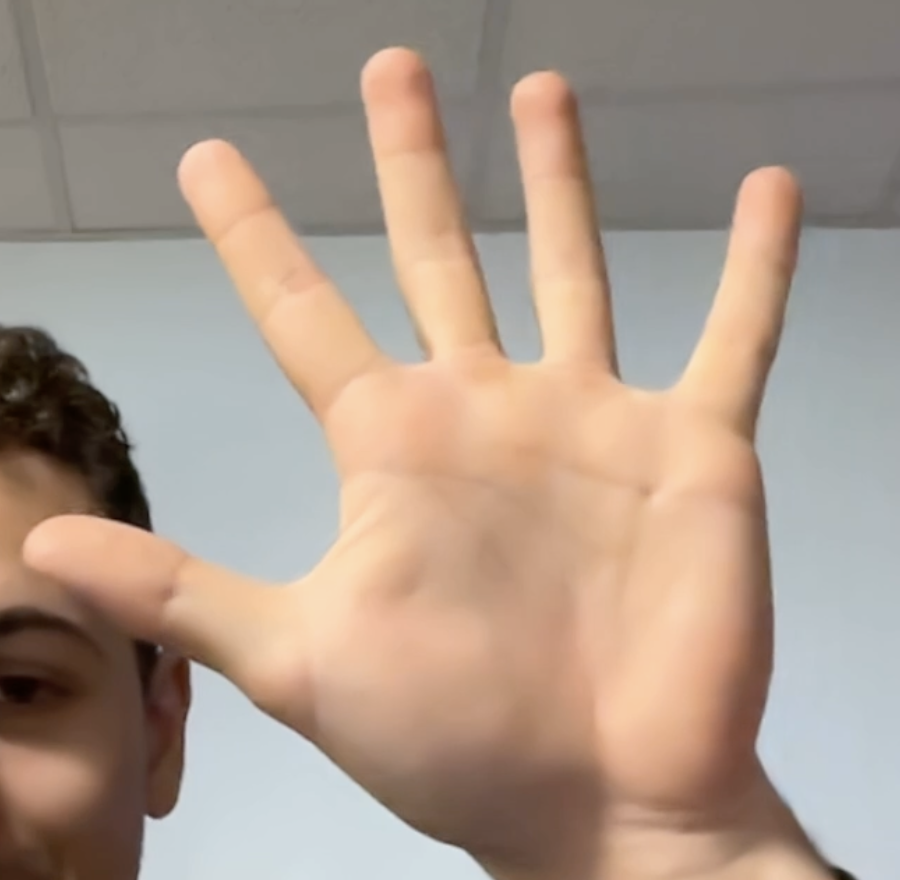
#> input picture database/hands/hand_1.png, 900 x 880 px, found by its file name
$ python pre_traitement.py
#> lines starting #> are read from the running program, lines starting #| are printed output that depends on the picture; after the words box and inside, x2 and y2 are one past the last pixel; in counts of white or black regions, pixels touching at a corner belong together
### code/utils/utils.py
import numpy as np
import cv2


def stackImages(scale, imgArray):
    rows = len(imgArray)
    cols = len(imgArray[0])
    rowsAvailable = isinstance(imgArray[0], list)
    width = imgArray[0][0].shape[1]
    height = imgArray[0][0].shape[0]
    if rowsAvailable:
        for x in range(0, rows):
            for y in range(0, cols):
                if imgArray[x][y].shape[:2] == imgArray[0][0].shape[:2]:
                    imgArray[x][y] = cv2.resize(
                        imgArray[x][y], (0, 0), None, scale, scale
                    )
                else:
                    imgArray[x][y] = cv2.resize(
                        imgArray[x][y],
                        (imgArray[0][0].shape[1], imgArray[0][0].shape[0]),
                        None,
                        scale,
                        scale,
                    )
                if len(imgArray[x][y].shape) == 2:
                    imgArray[x][y] = cv2.cvtColor(imgArray[x][y], cv2.COLOR_GRAY2BGR)
        imageBlank = np.zeros((height, width, 3), np.uint8)
        hor = [imageBlank] * rows
        hor_con = [imageBlank] * rows
        for x in range(0, rows):
            hor[x] = np.hstack(imgArray[x])
        ver = np.vstack(hor)
    else:
        for x in range(0, rows):
            if imgArray[x].shape[:2] == imgArray[0].shape[:2]:
                imgArray[x] = cv2.resize(imgArray[x], (0, 0), None, scale, scale)
            else:
                imgArray[x] = cv2.resize(
                    imgArray[x],
                    (imgArray[0].shape[1], imgArray[0].shape[0]),
                    None,
                    scale,
                    scale,
                )
            if len(imgArray[x].shape) == 2:
                imgArray[x] = cv2.cvtColor(imgArray[x], cv2.COLOR_GRAY2BGR)
        hor = np.hstack(imgArray)
        ver = hor
    return ver


# [9 lines that do not run on import are left out]

### code/pre_traitement.py
import cv2
import math
from utils import stackImages
import random
import numpy as np

# Blank image
imgBlank = np.zeros((640, 480), np.uint8)

# Load the picture
img = cv2.imread("database/hands/hand_1.png")
#> img is the input picture: shape (880, 900, 3); mean B, G, R 138.8, 153.2, 172
if img is None:
    print("Could not read the image.")
    exit()
img = cv2.resize(img, (640, 480))
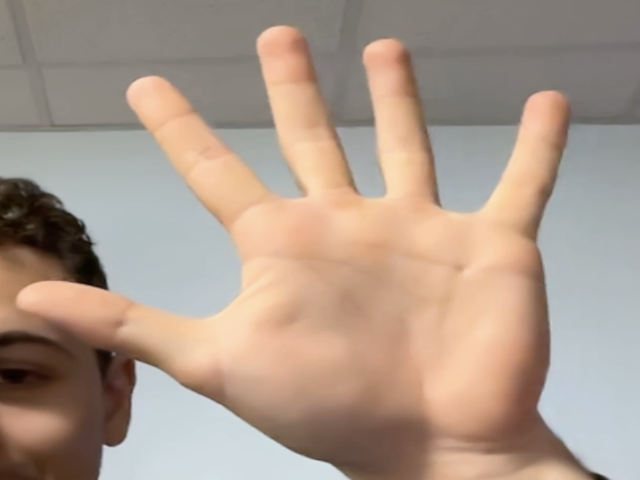
#> img: shape (480, 640, 3); mean B, G, R 138.8, 153.1, 171.9

# Colors
col = []
for i in range(0, 255):
    col.append((random.randint(0, 255), random.randint(0, 255), random.randint(0, 255)))

cv2.namedWindow("Parameters")
cv2.resizeWindow("Parameters", 640, 480)
cv2.createTrackbar("Hue Min", "Parameters", 0, 179, lambda x: x)
cv2.createTrackbar("Hue Max", "Parameters", 179, 179, lambda x: x)
cv2.createTrackbar("Sat Min", "Parameters", 70, 255, lambda x: x)
cv2.createTrackbar("Sat Max", "Parameters", 255, 255, lambda x: x)
cv2.createTrackbar("Val Min", "Parameters", 75, 255, lambda x: x)
cv2.createTrackbar("Val Max", "Parameters", 255, 255, lambda x: x)
cv2.createTrackbar("Rate min", "Parameters", 0, 100, lambda x: x)
cv2.createTrackbar("Rate max", "Parameters", 100, 100, lambda x: x)


# Mask that matches the tips of the fingers (square blended with a circle)
def createMask(scale):
    """
    Create a mask that matches the tips of the fingers (square blended with a circle)
    The mask has a certain size and the shapes are centered
    """
    width = int(50 * scale)
    height = int(50 * scale)
    mask = np.zeros((width, height), np.uint8)

    rec_width = int(width / 2)
    rec_height = int(height / 2)
    rec_x = int(width / 2 - rec_width / 2)
    rec_y = int(height - rec_height)
    # mask[rec_y : rec_y + rec_height, rec_x : rec_x + rec_width] = 255
    # cv2.circle(mask, (rec_x + int(rec_width / 2), rec_y), int(rec_width / 2), 255, -1)

    cv2.line(mask, (width//3, height//2), (2*width//3, height//2), 255, 4)

    # cv2.circle(mask, (width//2, height//2), int(width/2.5), 255, -1)

    return mask


def countFinger(imageThres, image, scale=1., display=False):
    """
    Count the number of fingers in the image and draw rectangles around them

    Parameters
    ----------
    imageThres : np.ndarray
        Image with the threshold applied
    image : np.ndarray
        Original image
    """
    fingers = []
    mask = createMask(scale)
    finalImage = image.copy()

    mask_height = mask.shape[0]
    mask_width = mask.shape[1]

    image_width = image.shape[1]
    image_height = image.shape[0]

    rate_min = cv2.getTrackbarPos("Rate min", "Parameters") / 100
    rate_max = cv2.getTrackbarPos("Rate max", "Parameters") / 100

    if display:
        cv2.namedWindow("Fingers")

    for x in range(0, image_width - mask_width, mask_width // 2):
        for y in range(0, image_height - mask_height, mask_height // 2):
            imgShow = image.copy()
            roi = imageThres[y : y + mask_height, x : x + mask_width]
            cv2.rectangle(imgShow, (x, y), (x + mask_width, y + mask_height), col[0], 2)
            bitxnor = cv2.bitwise_xor(roi, mask)
            bitxnor = cv2.bitwise_not(bitxnor)
            rate = cv2.countNonZero(bitxnor) / (mask_width * mask_height)
            if rate_min < rate < rate_max:
                cv2.rectangle(
                    finalImage, (x, y), (x + mask_width, y + mask_height), (0,0,255), 2
                )
                fingers.append((x, y))
                break
            print(f"Rate: {rate}")
            if display:
                stack = stackImages(0.5, ([image, roi, bitxnor, imgShow]))
                cv2.imshow("Fingers", stack)
                if cv2.waitKey(0) & 0xFF == ord("q"):
                    exit(0)

    return finalImage


while True:
    imgCopy = img.copy()

    # Get the parameters
    h_min = cv2.getTrackbarPos("Hue Min", "Parameters")
    h_max = cv2.getTrackbarPos("Hue Max", "Parameters")
    s_min = cv2.getTrackbarPos("Sat Min", "Parameters")
    s_max = cv2.getTrackbarPos("Sat Max", "Parameters")
    v_min = cv2.getTrackbarPos("Val Min", "Parameters")
    v_max = cv2.getTrackbarPos("Val Max", "Parameters")

    lower = np.array([h_min, s_min, v_min])
    upper = np.array([h_max, s_max, v_max])

    # Convert to HSV
    imgHSV = cv2.cvtColor(img, cv2.COLOR_BGR2HSV)
#> imgHSV: shape (480, 640, 3); mean H, S, V 34.3, 57.5, 174.9

    # Gaussian blur
    imgGaussian = cv2.GaussianBlur(imgHSV, (7, 7), 1)
#> imgGaussian: shape (480, 640, 3); mean H, S, V 34.3, 57.5, 174.9

    mask = cv2.inRange(imgGaussian, lower, upper)
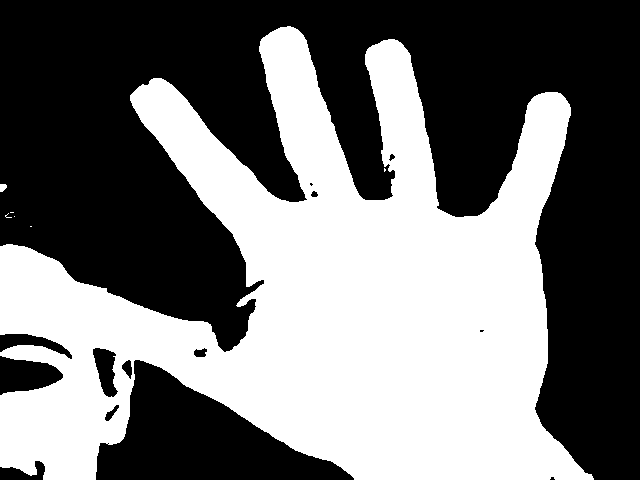
#> mask: shape (480, 640); 45.3% white; 7 white regions (5 under 20 px), largest, box (x1, y1, x2, y2) and area: (0, 26, 594, 480) 139189, (0, 184, 7, 192) 45

    # [7 lines of commented-out code are left out]


    imgCopy = img.copy()
    fingers = countFinger(mask, imgCopy)
#> after the loop in countFinger, `for x in range(0, image_width - mask_width, mask_width // 2):`:
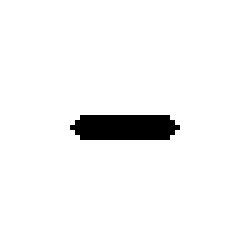
#> bitxnor: shape (50, 50) (shown 5 times larger); 96.1% white; 1 black region, box (x1, y1, x2, y2) and area: (14, 23, 36, 28) 98
#> after the loop in countFinger, `for x in range(0, image_width - mask_width, mask_width // 2):`:
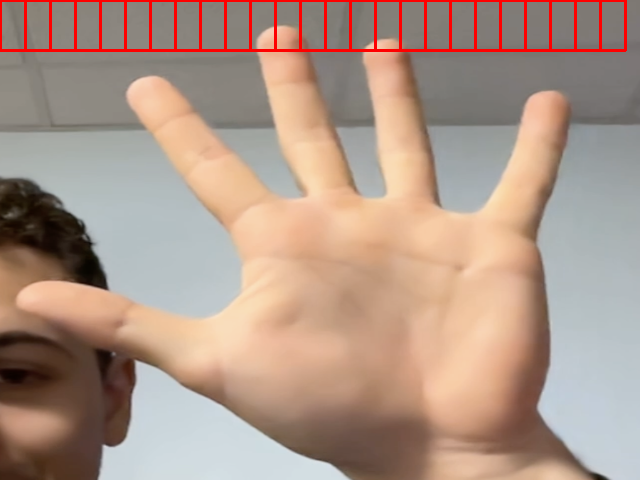
#> finalImage: shape (480, 640, 3); 2.2% of pixels changed, all inside (x1, y1, x2, y2) = (0, 0, 627, 52)
#> after the loop in countFinger, `for x in range(0, image_width - mask_width, mask_width // 2):`: fingers = [(0, 0), (25, 0), (50, 0), (75, 0), (100, 0), (125, 0), (150, 0), (175, 0), (200, 0), (225, 0), (250, 0), (275, 0), (300, 0), (325, 0), (350, 0), (375, 0), (400, 0), (425, 0), (450, 0), (475, 0), (500, 0), (525, 0), (550, 0), (575, 0)]
    imgStack = stackImages(
         0.6, ([img, imgHSV, imgGaussian], [mask, createMask(1), fingers])
    )
#> in stackImages, `rows = len(imgArray)`: rows = 2
#> in stackImages, `cols = len(imgArray[0])`: cols = 3
#> in stackImages, `rowsAvailable = isinstance(imgArray[0], list)`: rowsAvailable = True
#> in stackImages, `hor = [imageBlank] * rows`: hor = 2 items
#> in stackImages, `ver = np.vstack(hor)`:
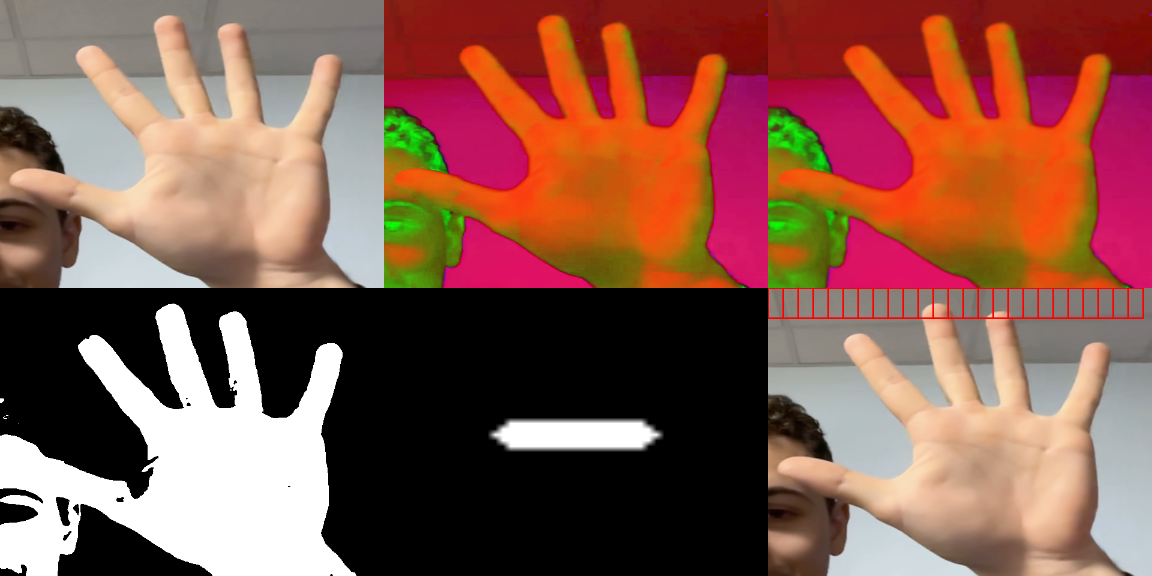
#> ver: shape (576, 1152, 3); mean of channels 0, 1, 2 78.2, 90.7, 136.9; drawn as B, G, R
    # imgStack = stackImages(
    #     0.6, ([img, imgHSV, imgGaussian], [mask, imgCopy, imgBlank])
    # )
    # imgStack = stackImages(0.9, ([countFinger(mask, imgCopy, 0.6), createMask(1)]))

    cv2.imshow("Result", imgStack)

    if cv2.waitKey(1) & 0xFF == ord("q"):
#> (key q is pressed here)
        break

$ run again, with database/hands/hand_10.png copied over database/hands/hand_1.png
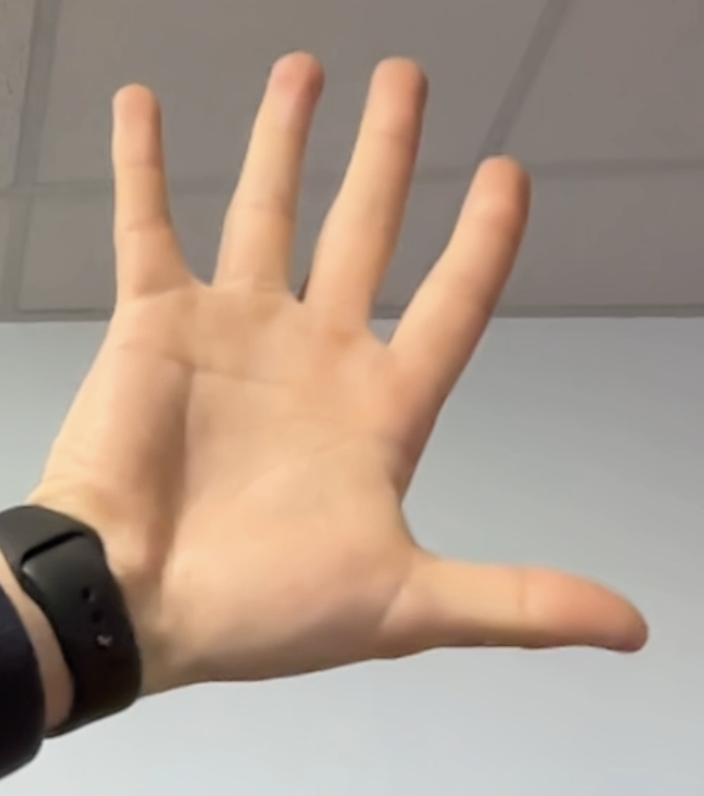
#> input picture database/hands/hand_10.png, 704 x 796 px, found by its file name
#> img is the input picture: shape (796, 704, 3); mean B, G, R 138.3, 153, 172
#> img: shape (480, 640, 3)
#> imgHSV: shape (480, 640, 3); mean H, S, V 29.2, 49.2, 172.7
#> imgGaussian: shape (480, 640, 3); mean H, S, V 29.2, 49.2, 172.7
#> after the loop in countFinger, `for x in range(0, image_width - mask_width, mask_width // 2):`:
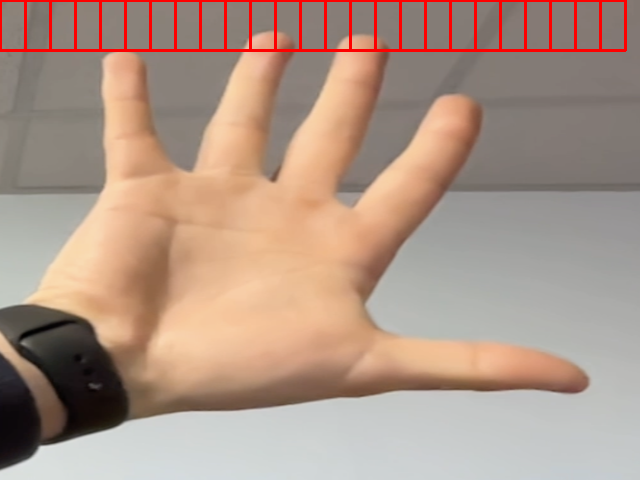
#> finalImage: shape (480, 640, 3); mean B, G, R 135.6, 150.2, 174.4
#> after the loop in countFinger, `for x in range(0, image_width - mask_width, mask_width // 2):`: fingers = [(0, 0), (25, 0), (50, 0), (75, 0), (100, 0), (125, 0), (150, 0), (175, 0), (200, 0), (225, 0), (250, 0), (275, 0), (300, 0), (325, 0), (350, 0), (375, 0), (400, 0), (425, 0), (450, 0), (475, 0), (500, 0), (525, 0), (550, 0), (575, 0)]
#> rows = 2
#> cols = 3
#> rowsAvailable = True
#> hor = 2 items
#> in stackImages, `ver = np.vstack(hor)`:
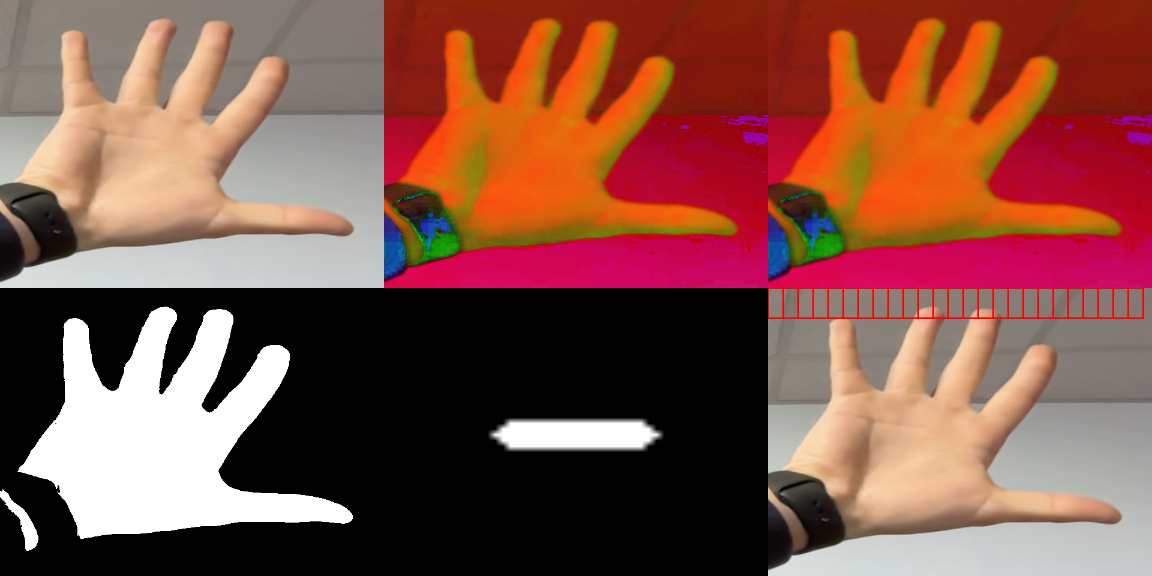
#> ver: shape (576, 1152, 3); mean of channels 0, 1, 2 72.1, 83.6, 131.9; drawn as B, G, R

$ run again, with database/hands/hand_11.png copied over database/hands/hand_1.png
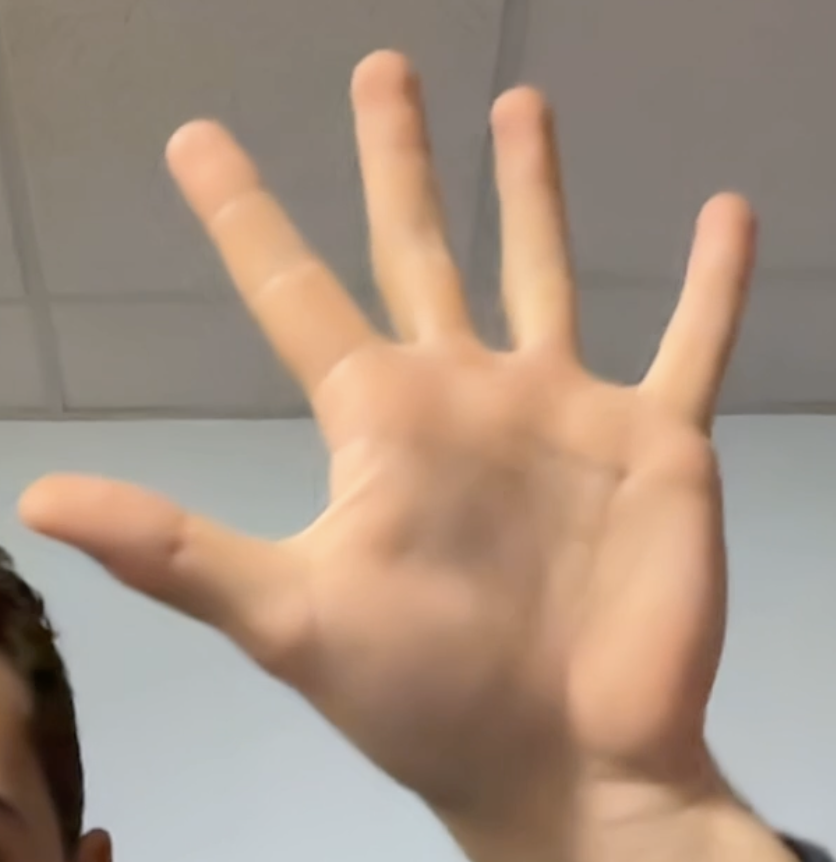
#> input picture database/hands/hand_11.png, 836 x 862 px, found by its file name
#> img is the input picture: shape (862, 836, 3); mean B, G, R 129, 145.3, 165.8
#> img: shape (480, 640, 3)
#> imgHSV: shape (480, 640, 3); mean H, S, V 27.6, 58.5, 167.1
#> imgGaussian: shape (480, 640, 3); mean H, S, V 27.6, 58.5, 167.1
#> after the loop in countFinger, `for x in range(0, image_width - mask_width, mask_width // 2):`:
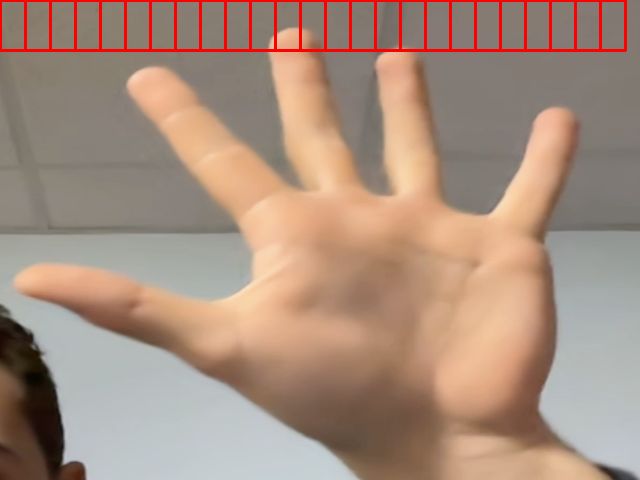
#> finalImage: shape (480, 640, 3); mean B, G, R 126.4, 142.5, 168.3
#> after the loop in countFinger, `for x in range(0, image_width - mask_width, mask_width // 2):`: fingers = [(0, 0), (25, 0), (50, 0), (75, 0), (100, 0), (125, 0), (150, 0), (175, 0), (200, 0), (225, 0), (250, 0), (275, 0), (300, 0), (325, 0), (350, 0), (375, 0), (400, 0), (425, 0), (450, 0), (475, 0), (500, 0), (525, 0), (550, 0), (575, 0)]
#> rows = 2
#> cols = 3
#> rowsAvailable = True
#> hor = 2 items
#> in stackImages, `ver = np.vstack(hor)`:
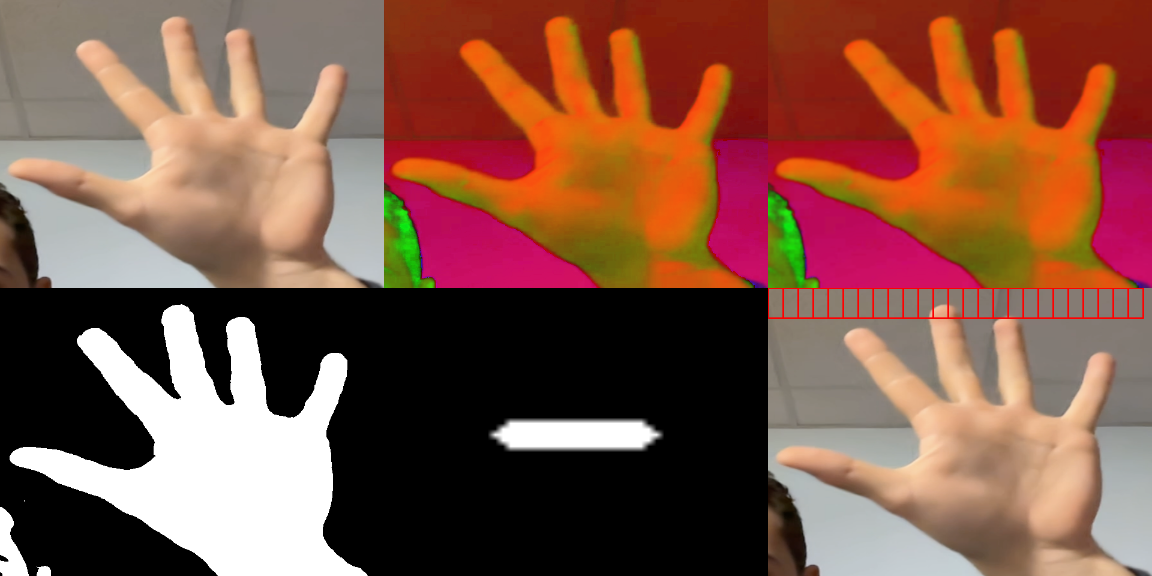
#> ver: shape (576, 1152, 3); mean of channels 0, 1, 2 71.1, 86.8, 130.7; drawn as B, G, R
